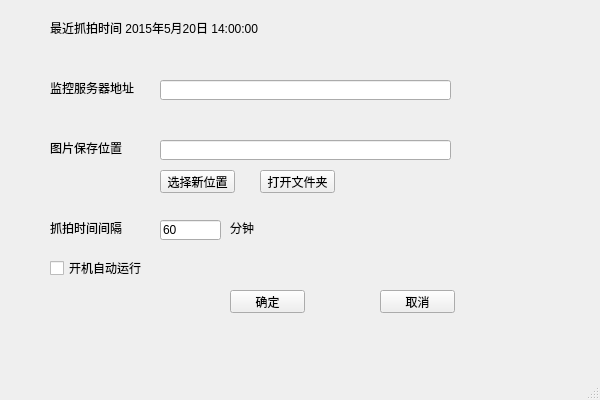
<?xml version="1.0" encoding="UTF-8"?>
<ui version="4.0">
 <class>picsaveClass</class>
 <widget class="QMainWindow" name="picsaveClass">
  <property name="geometry">
   <rect>
    <x>0</x>
    <y>0</y>
    <width>600</width>
    <height>400</height>
   </rect>
  </property>
  <property name="windowTitle">
   <string>picsave</string>
  </property>
  <widget class="QWidget" name="centralWidget">
   <widget class="QLabel" name="labelServerAddr">
    <property name="geometry">
     <rect>
      <x>50</x>
      <y>80</y>
      <width>101</width>
      <height>16</height>
     </rect>
    </property>
    <property name="text">
     <string>监控服务器地址</string>
    </property>
   </widget>
   <widget class="QLineEdit" name="lineEditServerAddr">
    <property name="geometry">
     <rect>
      <x>160</x>
      <y>80</y>
      <width>291</width>
      <height>20</height>
     </rect>
    </property>
   </widget>
   <widget class="QLabel" name="labelPicDir">
    <property name="geometry">
     <rect>
      <x>50</x>
      <y>140</y>
      <width>101</width>
      <height>16</height>
     </rect>
    </property>
    <property name="text">
     <string>图片保存位置</string>
    </property>
   </widget>
   <widget class="QLineEdit" name="lineEditPicDir">
    <property name="geometry">
     <rect>
      <x>160</x>
      <y>140</y>
      <width>291</width>
      <height>20</height>
     </rect>
    </property>
   </widget>
   <widget class="QLabel" name="labelSnapshotElapse">
    <property name="geometry">
     <rect>
      <x>50</x>
      <y>220</y>
      <width>101</width>
      <height>16</height>
     </rect>
    </property>
    <property name="text">
     <string>抓拍时间间隔</string>
    </property>
   </widget>
   <widget class="QLineEdit" name="lineEditPicEclapse">
    <property name="geometry">
     <rect>
      <x>160</x>
      <y>220</y>
      <width>61</width>
      <height>20</height>
     </rect>
    </property>
    <property name="text">
     <string>60</string>
    </property>
   </widget>
   <widget class="QLabel" name="labelMin">
    <property name="geometry">
     <rect>
      <x>230</x>
      <y>220</y>
      <width>101</width>
      <height>16</height>
     </rect>
    </property>
    <property name="text">
     <string>分钟</string>
    </property>
   </widget>
   <widget class="QLabel" name="label_5">
    <property name="geometry">
     <rect>
      <x>50</x>
      <y>20</y>
      <width>401</width>
      <height>16</height>
     </rect>
    </property>
    <property name="text">
     <string>最近抓拍时间 2015年5月20日 14:00:00</string>
    </property>
   </widget>
   <widget class="QPushButton" name="pushButtonOpenDir">
    <property name="geometry">
     <rect>
      <x>260</x>
      <y>170</y>
      <width>75</width>
      <height>23</height>
     </rect>
    </property>
    <property name="text">
     <string>打开文件夹</string>
    </property>
   </widget>
   <widget class="QPushButton" name="pushButtonChooseNewDir">
    <property name="geometry">
     <rect>
      <x>160</x>
      <y>170</y>
      <width>75</width>
      <height>23</height>
     </rect>
    </property>
    <property name="text">
     <string>选择新位置</string>
    </property>
   </widget>
   <widget class="QPushButton" name="pushButtonOK">
    <property name="geometry">
     <rect>
      <x>230</x>
      <y>290</y>
      <width>75</width>
      <height>23</height>
     </rect>
    </property>
    <property name="text">
     <string>确定</string>
    </property>
   </widget>
   <widget class="QPushButton" name="pushButtonCancel">
    <property name="geometry">
     <rect>
      <x>380</x>
      <y>290</y>
      <width>75</width>
      <height>23</height>
     </rect>
    </property>
    <property name="text">
     <string>取消</string>
    </property>
   </widget>
   <widget class="QCheckBox" name="checkBoxAutoRun">
    <property name="geometry">
     <rect>
      <x>50</x>
      <y>260</y>
      <width>301</width>
      <height>16</height>
     </rect>
    </property>
    <property name="text">
     <string>开机自动运行</string>
    </property>
   </widget>
  </widget>
  <widget class="QStatusBar" name="statusBar"/>
 </widget>
 <layoutdefault spacing="6" margin="11"/>
 <resources>
  <include location="picsave.qrc"/>
 </resources>
 <connections/>
</ui>
